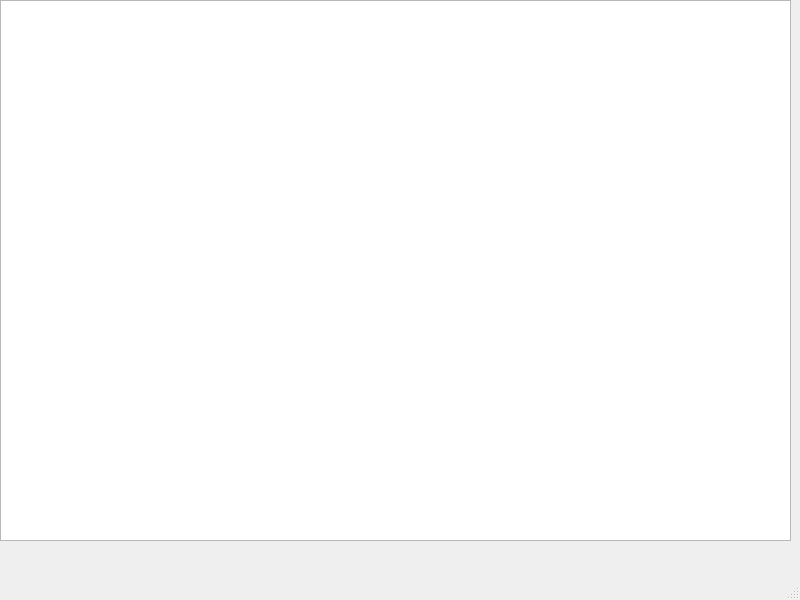
<?xml version="1.0" encoding="UTF-8"?>
<ui version="4.0">
 <class>MainWindow</class>
 <widget class="QMainWindow" name="MainWindow">
  <property name="geometry">
   <rect>
    <x>0</x>
    <y>0</y>
    <width>800</width>
    <height>600</height>
   </rect>
  </property>
  <property name="windowTitle">
   <string>MainWindow</string>
  </property>
  <widget class="QWidget" name="centralwidget">
   <widget class="QTableWidget" name="tw">
    <property name="geometry">
     <rect>
      <x>0</x>
      <y>0</y>
      <width>791</width>
      <height>541</height>
     </rect>
    </property>
   </widget>
  </widget>
  <widget class="QMenuBar" name="menubar">
   <property name="geometry">
    <rect>
     <x>0</x>
     <y>0</y>
     <width>800</width>
     <height>26</height>
    </rect>
   </property>
  </widget>
  <widget class="QStatusBar" name="statusbar"/>
 </widget>
 <resources/>
 <connections/>
</ui>
